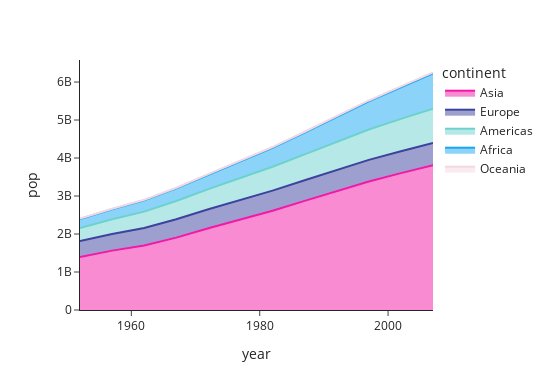

Here is the notebook cell this chart was saved with:
### Code cell
colors=('#F319A7','#3D429F', '#6DD2CD', '#19A7F3','#F5D7E2')
fig=px.area(data_frame= df, x= "year", y= "pop", color= "continent", color_discrete_sequence= colors, template= "simple_white",
            width= 550, height= 390)
fig.show()

### Figure 1 — Plotly figure (JSON) as saved in the notebook; plotly's stock layout.template omitted (floating-point values rounded to 4 significant figures)
{"data": [{"fillpattern": {"shape": ""}, "hovertemplate": "continent=Asia<br>year=%{x}<br>pop=%{y}<extra></extra>", "legendgroup": "Asia", "line": {"color": "#F319A7"}, "marker": {"symbol": "circle"}, "mode": "lines", "name": "Asia", "orientation": "v", "showlegend": true, "stackgroup": "1", "type": "scatter", "x": [1952, 1957, 1962, 1967, 1972, 1977, 1982, 1987, 1992, 1997, 2002, 2007], "xaxis": "x", "y": [1395357351, 1562780599, 1696357182, 1905662900, 2150972248, 2384513556, 2610135582, 2871220762, 3133292191, 3383285500, 3601802203, 3811953827], "yaxis": "y"}, {"fillpattern": {"shape": ""}, "hovertemplate": "continent=Europe<br>year=%{x}<br>pop=%{y}<extra></extra>", "legendgroup": "Europe", "line": {"color": "#3D429F"}, "marker": {"symbol": "circle"}, "mode": "lines", "name": "Europe", "orientation": "v", "showlegend": true, "stackgroup": "1", "type": "scatter", "x": [1952, 1957, 1962, 1967, 1972, 1977, 1982, 1987, 1992, 1997, 2002, 2007], "xaxis": "x", "y": [418120846, 437890351, 460355155, 481178958, 500635059, 517164531, 531266901, 543094160, 558142797, 568944148, 578223869, 586098529], "yaxis": "y"}, {"fillpattern": {"shape": ""}, "hovertemplate": "continent=Americas<br>year=%{x}<br>pop=%{y}<extra></extra>", "legendgroup": "Americas", "line": {"color": "#6DD2CD"}, "marker": {"symbol": "circle"}, "mode": "lines", "name": "Americas", "orientation": "v", "showlegend": true, "stackgroup": "1", "type": "scatter", "x": [1952, 1957, 1962, 1967, 1972, 1977, 1982, 1987, 1992, 1997, 2002, 2007], "xaxis": "x", "y": [345152446, 386953916, 433270254, 480746623, 529384210, 578067699, 630290920, 682753971, 739274104, 796900410, 849772762, 898871184], "yaxis": "y"}, {"fillpattern": {"shape": ""}, "hovertemplate": "continent=Africa<br>year=%{x}<br>pop=%{y}<extra></extra>", "legendgroup": "Africa", "line": {"color": "#19A7F3"}, "marker": {"symbol": "circle"}, "mode": "lines", "name": "Africa", "orientation": "v", "showlegend": true, "stackgroup": "1", "type": "scatter", "x": [1952, 1957, 1962, 1967, 1972, 1977, 1982, 1987, 1992, 1997, 2002, 2007], "xaxis": "x", "y": [237640501, 264837738, 296516865, 335289489, 379879541, 433061021, 499348587, 574834110, 659081517, 743832984, 833723916, 929539692], "yaxis": "y"}, {"fillpattern": {"shape": ""}, "hovertemplate": "continent=Oceania<br>year=%{x}<br>pop=%{y}<extra></extra>", "legendgroup": "Oceania", "line": {"color": "#F5D7E2"}, "marker": {"symbol": "circle"}, "mode": "lines", "name": "Oceania", "orientation": "v", "showlegend": true, "stackgroup": "1", "type": "scatter", "x": [1952, 1957, 1962, 1967, 1972, 1977, 1982, 1987, 1992, 1997, 2002, 2007], "xaxis": "x", "y": [10686006, 11941976, 13283518, 14600414, 16106100, 17239000, 18394850, 19574415, 20919651, 22241430, 23454829, 24549947], "yaxis": "y"}], "layout": {"height": 390, "legend": {"title": {"text": "continent"}, "tracegroupgap": 0}, "margin": {"t": 60}, "width": 550, "xaxis": {"anchor": "y", "autorange": true, "domain": [0, 1], "range": [1952, 2007], "title": {"text": "year"}, "type": "linear"}, "yaxis": {"anchor": "x", "autorange": true, "domain": [0, 1], "range": [0, 6580000000.0], "title": {"text": "pop"}, "type": "linear"}}}
